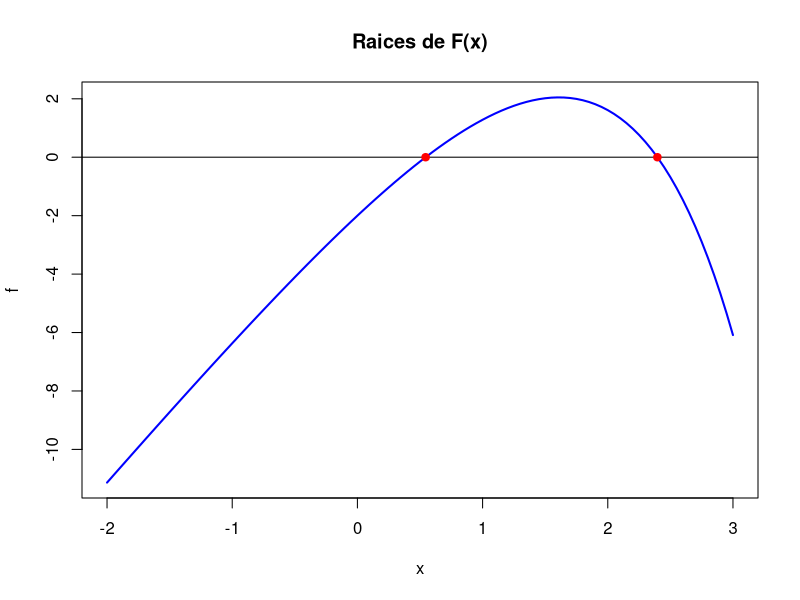

Reproduce this figure in R. (Note: this script raises an error after producing the figure.)
f<-function(x)
{
  return((5*x)-exp(x)-1)
}

plot(f,xlim = c(-2,3),col="Blue",lwd=2,type="l")
title("Raices de F(x)")
abline(h=0,lwd=1,col="Black")
x=uniroot(f,interval = c(0,0.6))
x1<-as.double(x[1])
points(x=x1,y = f(x1),col="Red",pch=19)
x=uniroot(f,interval = c(1,2.9))
x1<-as.double(x[1])
points(x=x1,y = f(x1),col="Red",pch=19)

g<-function(x){
  
  return((6*x)-exp(x)-1)
}
#Esta funcion fue tomada del libro
pfijo<-function(f,E,xo,maxi)
{
  d<-1
  k<-0
  xold<-xo
  repeat
  {
    xnew<-f(xold)
    d<-abs(xnew-xold)
    xold<-xnew
    k=k+1
    if(d<E || k>=maxi)
      break
    
  }
  cat("El valor de la raiz despues de ",k,"iteraciones, es de: ", xnew, ",esta posee un error de :",d,"\n")
}
#Utilizamos la funcion pfijo para intentar calcular la raiz. Esta corresponde a FixedPoint en metodo simple.

pfijo(g,0.001, 0,5)
#Metodo FixedPoint Simple
f1<-FixedPoint(g,Inputs =0,Outputs = c(),MaxIter = 5,Method = "Simple")
xnew<-as.double(f1[4])
cat("El valor de la raiz,con FixedPoint metodo simple, despues de 5 iteraciones, es de: ", xnew,"\n")
#La funcion FixedPoint se utiliza con el metodo de Aceleracion Anderson con el fin de obtener respuestas concretas
f1<-FixedPoint(g,Inputs =0,Outputs = c(),MaxIter = 5)
xnew<-as.double(f1[4])
cat("El valor de la raiz,con FixedPoint despues de 5 iteraciones, es de: ", xnew,"\n")